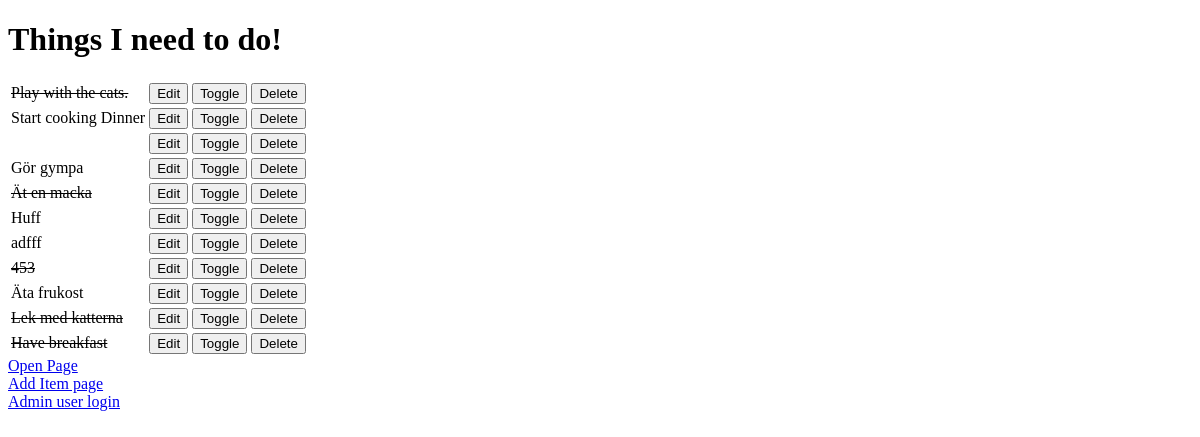
Before: / with the older database file.
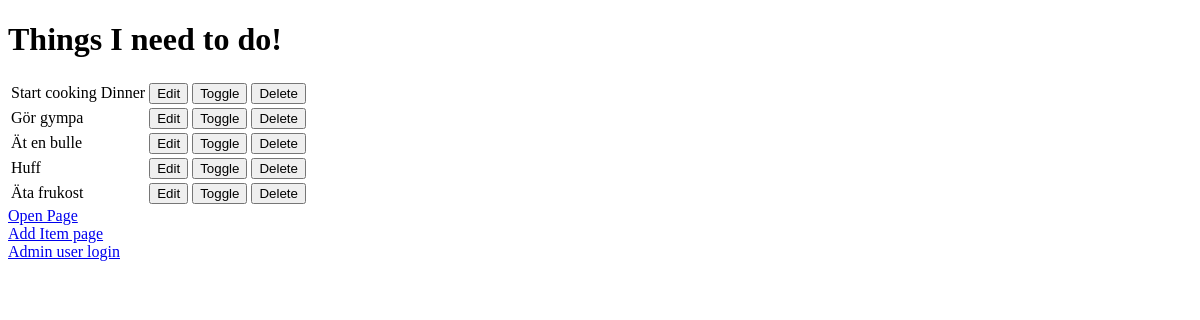
After: the same page with the newer database file.
### todo/models.py (models this page shows)
class Item(models.Model):#inherit the functions inside Models to use in the Item()
    name = models.CharField(max_length=50, null=False, blank=False)
    done = models.BooleanField(null=False, blank=False, default=False)
    def __str__(self):
        return self.name

### todo/views.py (the view)
# urls.py: path('', get_todo_list, name='get_todo_list'),
def get_todo_list(request):
    items = Item.objects.all()
    context = {
        'items': items
    }
    return render(request, 'todo/todo_list.html', context)

### todo/templates/todo/todo_list.html (shortened to what this page needs)
<!DOCTYPE html>
<html lang="en">
<head>
</head>
<body>
    <h1>Things I need to do!</h1>
    <table>
        {% for item in items %}
        <tr>
            {% if item.done %}
            <td><strike>{{ item.name }}</strike></td>
            {% else %}
            <td>{{ item.name }}</td>
            {% endif %}
            <td>
                <a href="/edit/{{ item.id }}">
                    <button>Edit</button>
                </a>
            </td>
            <td>
                <a>
                    <a href="/toggle/{{ item.id }}">
                        <button>Toggle</button>
                    </a>
            </td>
            <td>
                <a>
                    <a href="/delete/{{ item.id }}">
                        <button>Delete</button>
                    </a>
            </td>
        </tr>
        {% empty %}
        <tr>
            <td>You have nothing to do.</td>
        </tr>
        {% endfor %}
    </table>
    <div><a href="/open">Open Page</a></div>
    <div><a href="/add">Add Item page</a></div>
    <div><a href="admin/">Admin user login</a></div>
</body>
</html>

Changed rows visible on the page:
removed Item: name "Play with the cats."
removed Item: name "adfff"
removed Item: name "453"
removed Item: name "Lek med katterna"
removed Item: name "Have breakfast"
changed Item: done True → False (drawn); name "Ät en macka" → "Ät en bulle"
